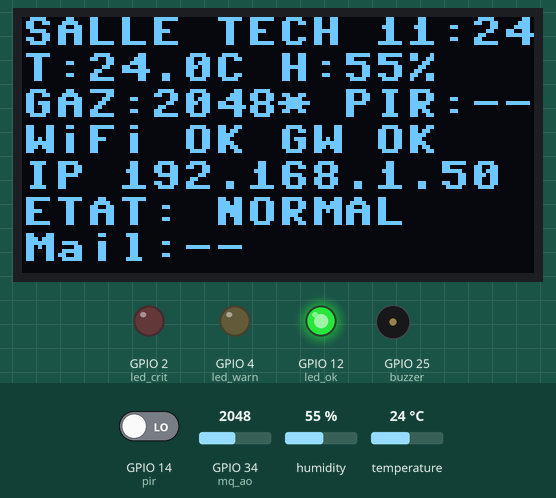
Bench run of a program on a simulated ESP32 board running MicroPython. On the bench: 128×64 one-colour display, output pins drawn as LEDs (lit = HIGH), buzzer (waves = sounding). Wiring (from the project's diagram.json): red LED on GPIO 2, yellow LED on GPIO 4, green LED on GPIO 12, PIR motion sensor on GPIO 14, DHT22 sensor on GPIO 15, buzzer on GPIO 25, gas sensor on GPIO 26, gas sensor on GPIO 34. Inputs (shaded band) come from the test bench; at power-on: humidity 55 %, GPIO 34 (mq_ao) = 2048, temperature 24 °C, GPIO 14 (pir) LOW (analog values on the 0–4095 scale). WiFi joins after 1.5 s; the clock reads 2024-03-15 10:24:30 at power-on unless the program sets it; library files of the repository ran but are not shown: ssd1306.py; what the program prints to the serial console is not drawn.

Above: at 2.8 s.
2.9 s: humidity set to 59 %
5.4 s: humidity set to 62 %
At 8.6 s:
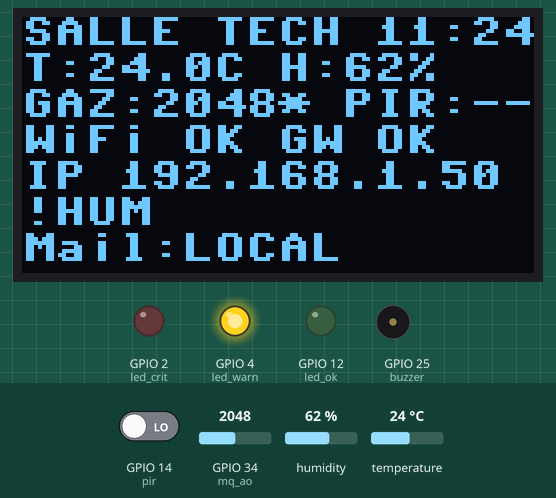
9.1 s: GPIO 34 (mq_ao) set to 1964
At 14.2 s:
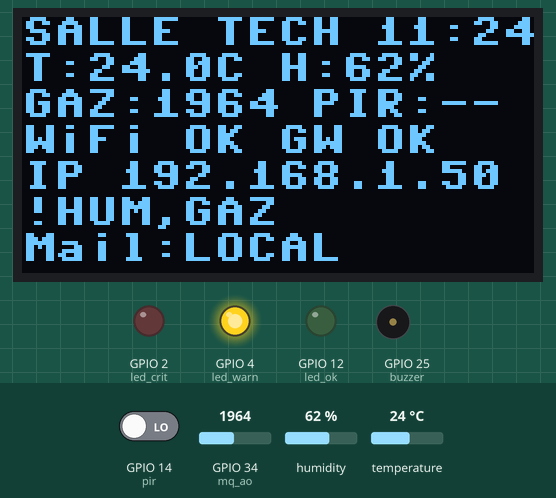
14.5 s: temperature set to 34.5 °C
At 15.9 s:
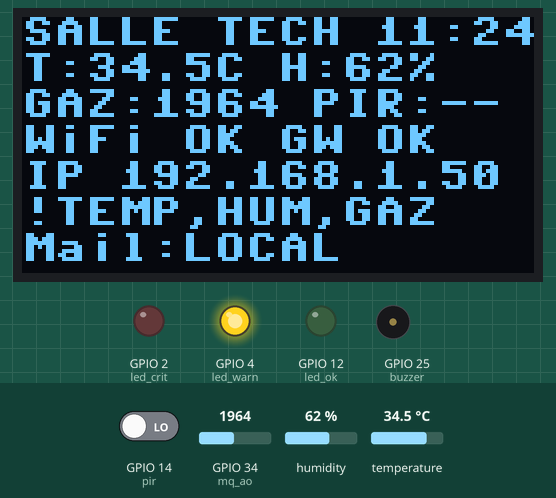
19.8 s: temperature set to 35.5 °C
At 22.1 s:
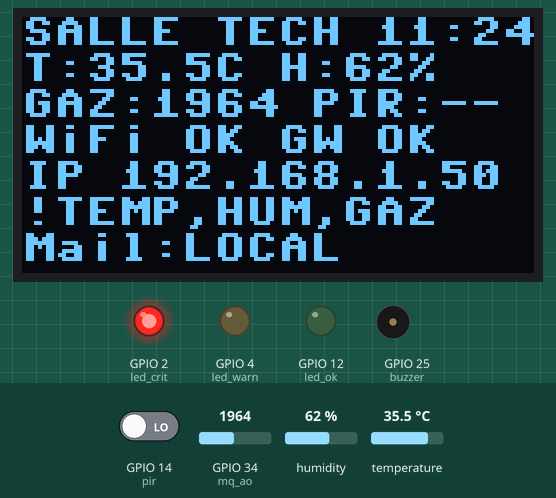
24.2 s: GPIO 14 (pir) driven HIGH
At 25.3 s:
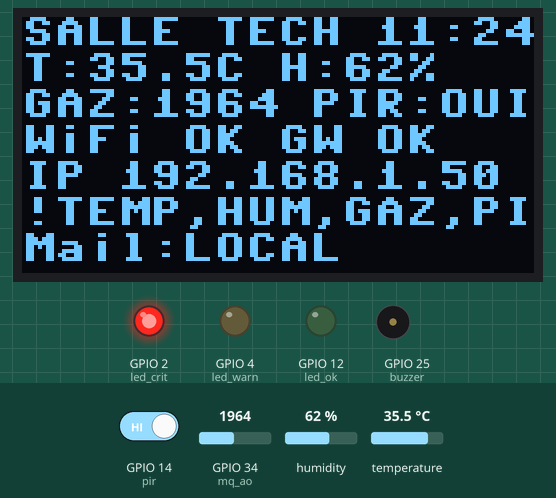
Timing chart, 0 to 28.4 s (numbered marks = the images above; inputs shaded):
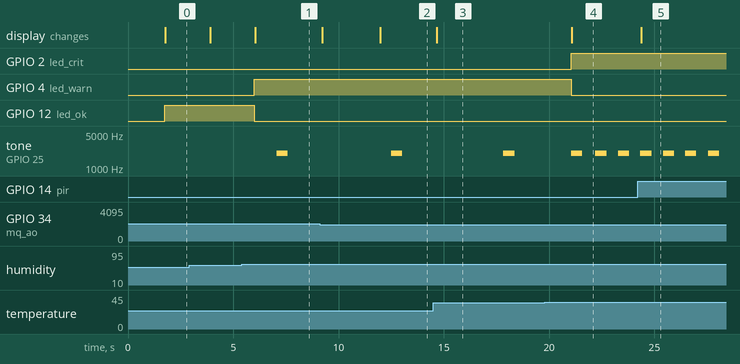

The program:

main.py
```python
"""Surveillance intelligente d'un local technique telecom - ESP32 / MicroPython.

Chaque bloc renvoie au cours :
  Chap.1/TP1  GPIO, machine.Pin, boucle, time          -> LED, buzzer, PIR
  Chap.3/TP2  capteurs : PIR, MQ-2 (ADC, seuil 2000)   -> sensors ci-dessous
              + DHT22 (module `dht`)
  Chap.4/TP3  ecran OLED SSD1306 en I2C                -> show()
  Chap.1/TP3  Wi-Fi (`network`), adresse IP, heure NTP -> net.py
  Chap.5      alerte e-mail SMTP (umail)               -> notify.py
Commandes serie (console Wokwi) : n = panne reseau simulee, m = e-mail de test,
s = etat detaille, g = diagnostic reseau.
"""
import sys
import time
import select
import dht
from machine import Pin, ADC, I2C, PWM

import config as C
import monitor as M
import net
import notify
from ssd1306 import SSD1306_I2C

# ---- Materiel (Chap.1 / TP1 : machine.Pin) -------------------------------
pir = Pin(C.PIN_PIR, Pin.IN)                          # TP2 ex.1
mq_do = Pin(C.PIN_MQ_DO, Pin.IN)                      # TP2 ex.2 (numerique)
mq_ao = ADC(Pin(C.PIN_MQ_AO))                         # TP2 ex.2 (analogique)
mq_ao.atten(ADC.ATTN_11DB)                            # plage 0-3,3 V -> 0..4095
sensor = dht.DHT22(Pin(C.PIN_DHT))
led_ok = Pin(C.PIN_LED_OK, Pin.OUT, value=0)
led_warn = Pin(C.PIN_LED_WARN, Pin.OUT, value=0)      # TP2 : LED jaune GPIO 4
led_crit = Pin(C.PIN_LED_CRIT, Pin.OUT, value=0)      # TP2 : LED GPIO 2
buzzer = PWM(Pin(C.PIN_BUZZER), freq=2000, duty=0)
i2c = I2C(0, scl=Pin(C.PIN_SCL), sda=Pin(C.PIN_SDA), freq=400000)   # TP3
oled = SSD1306_I2C(128, 64, i2c)

poll = select.poll()
poll.register(sys.stdin, select.POLLIN)


def show(lines):
    """Affiche jusqu'a 7 lignes de 16 caracteres (police 8x8)."""
    oled.fill(0)
    for i, text in enumerate(lines):
        oled.text(text, 0, i * 9)
    oled.show()


def read_gas():
    """Moyenne de GAS_SAMPLES lectures ADC : valeur 0..4095 (TP2)."""
    total = 0
    for _ in range(C.GAS_SAMPLES):
        total += mq_ao.read()
    return total // C.GAS_SAMPLES


def read_dht(last):
    try:
        sensor.measure()
        return sensor.temperature(), sensor.humidity(), 0
    except OSError:
        fails = last[2] + 1
        # une lecture ratee isolee est tolerée ; 3 echecs de suite = capteur HS
        return (last[0], last[1], fails) if fails < 3 else (None, None, fails)


def set_outputs(level, tick):
    ok, warn, crit = M.leds(level)
    led_ok.value(ok)
    led_warn.value(warn)
    led_crit.value(crit)
    buzzer.duty(512 if M.buzzer_on(level, tick) else 0)


def diag(w):
    """Diagnostic reseau (commande g) : teste plusieurs cibles TCP."""
    import socket as _s
    ifc = w.ifconfig()
    print("DIAG> ifconfig", ifc)
    for h, p in ((ifc[2], 80), (ifc[2], 53), (ifc[3], 53), ("8.8.8.8", 53),
                 ("example.com", 80), ("smtp.gmail.com", 465), ("smtp.gmail.com", 587)):
        t0 = time.ticks_ms()
        sk = _s.socket()
        sk.settimeout(3)
        try:
            sk.connect(_s.getaddrinfo(h, p)[0][-1])
            res = "OK"
        except OSError as e:
            res = "OSError %s" % (e.args,)
        except Exception as e:
            res = "ERR %r" % (e,)
        sk.close()
        print("DIAG>", h, p, res, time.ticks_diff(time.ticks_ms(), t0), "ms")


def command(ch, ctx):
    global_state = ctx
    if ch == "n":
        net.SIM_DOWN = not net.SIM_DOWN
        if net.SIM_DOWN and global_state["wlan"]:
            global_state["wlan"].disconnect()
        print("CMD> panne reseau simulee :", "ACTIVE" if net.SIM_DOWN else "levee")
        global_state["next_net"] = 0
    elif ch == "m":
        ok, mode, detail = notify.send_alert("[TEST] Local technique",
                                             "E-mail de test.", net.wifi_up(global_state["wlan"]))
        global_state["mail"] = "SMTP" if ok else "LOCAL"
        print("CMD> test e-mail ->", mode, detail)
    elif ch == "g":
        diag(global_state["wlan"])
    elif ch == "s":
        print("CMD> etat:", global_state["r"], "niveau", M.NAMES[global_state["level"]])


def main():
    print("== Moniteur local technique ==")
    show(["SALLE TECH", "Demarrage...", "Wi-Fi..."])
    wlan = net.wifi_connect(C.WIFI_SSID, C.WIFI_PASS, C.WIFI_TIMEOUT_S)
    ip = wlan.ifconfig()[0] if wlan.isconnected() else None
    print("Wi-Fi :", "connecte, IP", ip, "passerelle", wlan.ifconfig()[2]) if ip else print("Wi-Fi : echec")
    synced = net.sync_time() if ip else False
    print("Heure NTP :", "synchronisee" if synced else "indisponible")

    alerts = M.AlertManager()
    t0 = time.ticks_ms()
    ctx = {"wlan": wlan, "mail": "--", "r": {}, "level": M.OK, "next_net": 0}
    dht_last = (24.0, 40.0, 0)
    next_dht = 0
    gw_ok = False
    tick = 0
    last_level, last_causes = None, None
    next_reco = 0

    while True:
        now = time.ticks_diff(time.ticks_ms(), t0)

        while poll.poll(0):                     # commandes serie (non bloquant)
            command(sys.stdin.read(1), ctx)

        if now >= next_dht:                     # DHT22 : toutes les 2 s
            dht_last = read_dht(dht_last)
            next_dht = now + C.DHT_PERIOD_MS

        if now >= ctx["next_net"]:              # Wi-Fi + passerelle : toutes les 10 s
            if not net.wifi_up(wlan) and not net.SIM_DOWN and now >= next_reco:
                wlan.connect(C.WIFI_SSID, C.WIFI_PASS)   # reconnexion automatique
                next_reco = now + C.RECONNECT_MS
            gw_ok = net.gateway_probe(wlan, C.GW_PORT, C.GW_TIMEOUT_S)
            if net.wifi_up(wlan):
                ip = wlan.ifconfig()[0]
            ctx["next_net"] = now + C.NET_PERIOD_MS

        wifi = net.wifi_up(wlan)
        r = {"temp": dht_last[0], "hum": dht_last[1], "gas": read_gas(),
             "pir": pir.value(), "wifi": wifi, "gw": gw_ok and wifi,
             "warm": now < C.WARMUP_S * 1000}
        level, causes = M.evaluate(r)
        ctx["r"], ctx["level"] = r, level
        set_outputs(level, tick)

        due = alerts.due(causes, now // 1000)
        clock = net.clock_str(synced, C.TZ_OFFSET_S)
        if due:
            ok, mode, detail = notify.send_alert(
                M.subject_for(due), M.body_for(r, due, clock), wifi)
            alerts.mark(due, now // 1000, ok)
            ctx["mail"] = "SMTP" if ok else "LOCAL"
            print("MAIL>", mode, detail)

        if causes != last_causes:               # journal des changements d'etat
            print("[%s] etat=%s causes=%s T=%s H=%s gaz=%d pir=%d wifi=%d gw=%d" % (
                clock, M.NAMES[level], [c for c, _ in causes], r["temp"], r["hum"],
                r["gas"], r["pir"], wifi, r["gw"]))
            last_causes = causes
        show(M.screen_lines(r, level, causes, ip, clock, ctx["mail"]))
        tick += 1
        time.sleep_ms(C.TICK_MS)


main()
```

config.py
```python
"""Configuration du moniteur de local technique telecom.

Toutes les broches reprennent celles des TP quand c'est possible :
  TP2 : PIR sur GPIO 14, LED temoin GPIO 2, MQ-2 analogique GPIO 34,
        MQ-2 numerique GPIO 26, LED jaune GPIO 4, seuil gaz = 2000
  TP3 : OLED SSD1306 en I2C : SDA = GPIO 21, SCL = GPIO 22
"""

# --- Broches (cf. docs/TRACABILITE.md) -----------------------------------
PIN_PIR = 14        # TP2 ex.1  : capteur de mouvement (sortie numerique)
PIN_MQ_AO = 34      # TP2 ex.2  : MQ-2, sortie analogique (ADC1)
PIN_MQ_DO = 26      # TP2 ex.2  : MQ-2, sortie numerique
PIN_DHT = 15        # DHT22 : donnees (module `dht` de MicroPython)
PIN_LED_CRIT = 2    # TP2 : LED temoin  -> ici LED rouge  (etat CRITIQUE)
PIN_LED_WARN = 4    # TP2 : LED jaune   -> ici LED jaune  (etat AVERTISSEMENT)
PIN_LED_OK = 12     # LED verte (etat NORMAL)
PIN_BUZZER = 25     # buzzer (PWM)
PIN_SDA = 21        # TP3 : I2C
PIN_SCL = 22        # TP3 : I2C

# --- Seuils --------------------------------------------------------------
GAS_CRIT = 2000     # TP2 : alerte si la valeur analogique DEPASSE 2000
GAS_WARN = 1500     # pre-alerte (choix du projet : 75 % du seuil critique)
TEMP_WARN = 28.0    # degres C (choix du projet, plage usuelle de salle serveur)
TEMP_CRIT = 35.0
HUM_LOW_WARN = 20.0   # % HR : air trop sec (electricite statique)
HUM_HIGH_WARN = 60.0  # % HR : risque de condensation
HUM_HIGH_CRIT = 80.0

# --- Cadencement ---------------------------------------------------------
TICK_MS = 500             # pas de la boucle principale
DHT_PERIOD_MS = 2000      # le DHT22 ne se lit pas plus d'une fois / 2 s
NET_PERIOD_MS = 10000     # verification Wi-Fi + passerelle
RECONNECT_MS = 10000      # delai entre deux tentatives de reconnexion
WARMUP_S = 10             # le MQ-2 chauffe : on ignore le gaz au demarrage
GAS_SAMPLES = 5           # moyenne de 5 lectures ADC (filtre le bruit)

# --- Reseau (chapitre 1, TP3) --------------------------------------------
WIFI_SSID = "Wokwi-GUEST"
WIFI_PASS = ""
WIFI_TIMEOUT_S = 15
GW_PORT = 53              # sonde TCP vers la passerelle (port DNS ; ICMP indisponible)
GW_TIMEOUT_S = 2
TZ_OFFSET_S = 3600        # Tunisie : UTC+1

# --- Alertes e-mail (chapitre 5) -----------------------------------------
MAIL_COOLDOWN_S = 120     # ne pas renvoyer le meme e-mail avant 2 min
MAIL_RETRY_S = 30         # nouvel essai apres un echec
```

monitor.py
```python
"""Logique METIER pure du moniteur (aucun acces materiel).

Tout ce qui decide (niveaux, alertes, textes d'ecran, motif du buzzer) est ici,
sans `machine` : on peut donc la tester sur un PC avec pytest, puis la faire
tourner a l'identique sur l'ESP32 (cf. tests/ et main.py).
"""
import config as C

OK, WARN, CRIT = 0, 1, 2
NAMES = ("OK", "ATTENTION", "CRITIQUE")


def temp_level(t):
    if t >= C.TEMP_CRIT:
        return CRIT
    if t >= C.TEMP_WARN:
        return WARN
    return OK


def hum_level(h):
    if h > C.HUM_HIGH_CRIT:
        return CRIT
    if h > C.HUM_HIGH_WARN or h < C.HUM_LOW_WARN:
        return WARN
    return OK


def gas_level(raw):
    """TP2 : le seuil critique (2000) est DEPASSE quand raw > 2000."""
    if raw > C.GAS_CRIT:
        return CRIT
    if raw > C.GAS_WARN:
        return WARN
    return OK


def evaluate(r):
    """r : dict de mesures. Retourne (niveau global, liste (cause, niveau)).

    Cles de r : temp, hum (None si DHT22 en panne), gas (int), pir (0/1),
    wifi (bool), gw (bool), warm (bool : MQ-2 encore en chauffe).
    """
    causes = []
    if r.get("temp") is None or r.get("hum") is None:
        causes.append(("DHT", WARN))
    else:
        lv = temp_level(r["temp"])
        if lv:
            causes.append(("TEMP", lv))
        lv = hum_level(r["hum"])
        if lv:
            causes.append(("HUM", lv))
    if not r.get("warm"):
        lv = gas_level(r["gas"])
        if lv:
            causes.append(("GAZ", lv))
    if r.get("pir"):
        causes.append(("PIR", WARN))
    if not r.get("wifi"):
        causes.append(("WIFI", WARN))
    elif not r.get("gw"):
        causes.append(("GW", WARN))
    level = max([lv for _, lv in causes] + [OK])
    return level, causes


def leds(level):
    """(verte, jaune, rouge) : une seule LED allumee selon le niveau."""
    return (level == OK, level == WARN, level == CRIT)


def buzzer_on(level, tick):
    """Motif sonore, un pas = TICK_MS. CRIT : bips rapides ; WARN : bip bref
    toutes les 5 s ; OK : silence."""
    if level == CRIT:
        return tick % 2 == 0
    if level == WARN:
        return tick % 10 == 0
    return False


class AlertManager:
    """Decide QUAND envoyer un e-mail : une fois par cause, puis au plus une
    fois par MAIL_COOLDOWN_S, et reessai MAIL_RETRY_S apres un echec."""

    def __init__(self, cooldown_s=None, retry_s=None):
        self.cooldown = C.MAIL_COOLDOWN_S if cooldown_s is None else cooldown_s
        self.retry = C.MAIL_RETRY_S if retry_s is None else retry_s
        self.sent = {}       # cause -> instant du dernier envoi reussi
        self.tried = {}      # cause -> instant du dernier essai

    def due(self, causes, now_s):
        active = set([c for c, lv in causes if lv >= WARN])
        for gone in list(self.sent):          # une cause disparue est oubliee
            if gone not in active:
                del self.sent[gone]
                self.tried.pop(gone, None)
        out = []
        for c, lv in causes:
            if lv < WARN or c in ("WIFI", "GW"):   # pas d'e-mail pour une panne reseau
                continue
            s, t = self.sent.get(c), self.tried.get(c)
            if s is not None and now_s - s < self.cooldown:
                continue
            if t is not None and now_s - t < self.retry:
                continue
            out.append((c, lv))
        return out

    def mark(self, causes, now_s, ok):
        for c, _ in causes:
            self.tried[c] = now_s
            if ok:
                self.sent[c] = now_s


def subject_for(causes):
    crit = max([lv for _, lv in causes] + [OK])
    tag = "CRITIQUE" if crit == CRIT else "ATTENTION"
    return "[%s] Local technique : %s" % (tag, ", ".join([c for c, _ in causes]))


def body_for(r, causes, clock):
    lines = ["Alerte du moniteur de local technique", "Heure : %s" % clock, ""]
    for c, lv in causes:
        lines.append("- %s : %s" % (c, NAMES[lv]))
    lines.append("")
    if r.get("temp") is not None:
        lines.append("Temperature : %.1f C   Humidite : %.0f %%" % (r["temp"], r["hum"]))
    lines.append("Gaz (ADC) : %d (seuil %d)   Presence : %s" % (
        r["gas"], C.GAS_CRIT, "OUI" if r.get("pir") else "non"))
    return "\n".join(lines)


def screen_lines(r, level, causes, ip, clock, mail):
    """Sept lignes de 16 caracteres maximum pour l'OLED 128x64 (police 8x8)."""
    t = "--.-C" if r.get("temp") is None else "%.1fC" % r["temp"]
    h = "--%" if r.get("hum") is None else "%d%%" % int(r["hum"] + 0.5)
    if not r.get("wifi"):
        net = "WiFi:PERDU"
    elif not r.get("gw"):
        net = "WiFi OK GW:NON"
    else:
        net = "WiFi OK GW OK"
    if level == OK:
        etat = "ETAT: NORMAL"
    else:
        etat = "!" + ",".join([c for c, _ in causes])
    gas = "GAZ:%d%s" % (r["gas"], "*" if r.get("warm") else "")
    pir = "PIR:%s" % ("OUI" if r.get("pir") else "--")
    return [
        ("SALLE TECH %s" % clock[:5])[:16],
        ("T:%s H:%s" % (t, h))[:16],
        ("%s %s" % (gas, pir))[:16],
        net[:16],
        ("IP %s" % (ip or "-"))[:16],
        etat[:16],
        ("Mail:%s" % mail)[:16],
    ]
```

net.py
```python
"""Reseau : Wi-Fi (chapitre 1, TP3), sonde TCP de la passerelle, heure NTP.

Le ping (ICMP) n'est pas disponible dans MicroPython ni dans Wokwi : on teste
la passerelle par une tentative de connexion TCP. Une connexion ACCEPTEE ou
REFUSEE (RST) prouve que la passerelle repond ; seul un delai depasse ou
"hote injoignable" signifie qu'elle est perdue.
"""
import time

try:
    import usocket as socket
except ImportError:  # CPython (tests)
    import socket

ECONNREFUSED = 111
SIM_DOWN = False   # panne simulee par commande serie (demonstration)


def wifi_connect(ssid, password, timeout_s, network=None):
    """Connecte la station Wi-Fi (module `network`, TP3 partie 3)."""
    if network is None:
        import network
    wlan = network.WLAN(network.STA_IF)
    wlan.active(True)
    if not wlan.isconnected():
        wlan.connect(ssid, password)
        t0 = time.time()
        while not wlan.isconnected() and time.time() - t0 < timeout_s:
            time.sleep(0.25)
    return wlan


def wifi_up(wlan):
    return (not SIM_DOWN) and wlan is not None and wlan.isconnected()


def gateway_probe(wlan, port, timeout_s, sock_mod=None):
    """True si la passerelle repond (connexion acceptee ou refusee)."""
    if not wifi_up(wlan):
        return False
    sm = sock_mod or socket
    gw = wlan.ifconfig()[2]
    s = sm.socket()
    try:
        s.settimeout(timeout_s)
        s.connect((gw, port))
        return True
    except OSError as e:
        code = e.args[0] if e.args else None
        return code == ECONNREFUSED
    finally:
        try:
            s.close()
        except Exception:
            pass


def sync_time():
    """Heure NTP (TP3 : afficher l'heure). True si reussi."""
    try:
        import ntptime
        ntptime.timeout = 3
        ntptime.settime()
        return True
    except Exception:
        return False


def clock_str(synced, tz_offset_s):
    if not synced:
        return "--:--:--"
    t = time.localtime(time.time() + tz_offset_s)
    return "%02d:%02d:%02d" % (t[3], t[4], t[5])
```

notify.py
```python
"""Envoi d'alerte : e-mail SMTP (chapitre 5) avec REPLI LOCAL.

Si `mail_config.py` est absent, si le Wi-Fi est coupe ou si le serveur refuse,
l'alerte n'est pas perdue : elle est affichee sur l'OLED et dans la console
serie (mode "LOCAL"), comme demande par le cahier des charges.
"""
import umail


def load_config():
    try:
        import mail_config as m
        return m
    except ImportError:
        return None


def send_alert(subject, body, wifi_ok, cfg=None, smtp_factory=None):
    """Retourne (ok, mode, detail) ; mode = "SMTP" ou "LOCAL"."""
    print("ALERTE>", subject)
    print(body)
    cfg = cfg if cfg is not None else load_config()
    if cfg is None:
        return False, "LOCAL", "pas de mail_config.py"
    if not wifi_ok:
        return False, "LOCAL", "reseau indisponible"
    try:
        make = smtp_factory or umail.SMTP
        smtp = make(cfg.SMTP_HOST, cfg.SMTP_PORT, ssl=True,
                    username=cfg.SMTP_USER, password=cfg.SMTP_PASS)
        smtp.to(cfg.MAIL_TO, cfg.SMTP_USER)
        smtp.write("From: %s\nTo: %s\nSubject: %s\n\n%s\n" % (
            cfg.SMTP_USER, cfg.MAIL_TO, subject, body))
        smtp.send()
        smtp.quit()
        return True, "SMTP", "envoye"
    except Exception as e:                      # reseau, TLS, authentification...
        return False, "LOCAL", "echec SMTP: %s" % e
```

Source omitted: umail.py (3625 bytes)

Measured:
- the behaviour switches between 60 and 61 % on humidity (found by bisection; images 0 and 1)
- the behaviour switches between 2001 and 2000 on GPIO 34 (mq_ao) (found by bisection; images 1 and 2)
- the behaviour switches between 34.9 and 35 °C on temperature (found by bisection; images 3 and 4)
- after the input at 5.4 s, GPIO 4 (led_warn): LOW → HIGH after 0.61 s; GPIO 12 (led_ok): HIGH → LOW after 0.61 s; tone on GPIO 25 (buzzer): silent → 2000 Hz after 1.7 s, → silent 0.53 s later; the display: changes after 0.64 s (image 1)
- after the input at 9.1 s, GPIO 2 (led_crit): stays LOW (without the input it goes to HIGH after 2.9 s); GPIO 4 (led_warn): stays HIGH (without the input it goes to LOW after 2.9 s); tone on GPIO 25 (buzzer): goes on until 13.0 s, then stays silent; the display: first changes after 0.12 s (image 2 shows a later state)
- after the input at 14.5 s, the display: changes after 0.17 s (image 3)
- after the input at 19.8 s, GPIO 2 (led_crit): LOW → HIGH after 1.2 s; GPIO 4 (led_warn): HIGH → LOW after 1.2 s; the display: changes after 1.3 s (image 4)
- after the input at 24.2 s, the display: changes after 0.16 s (image 5)
